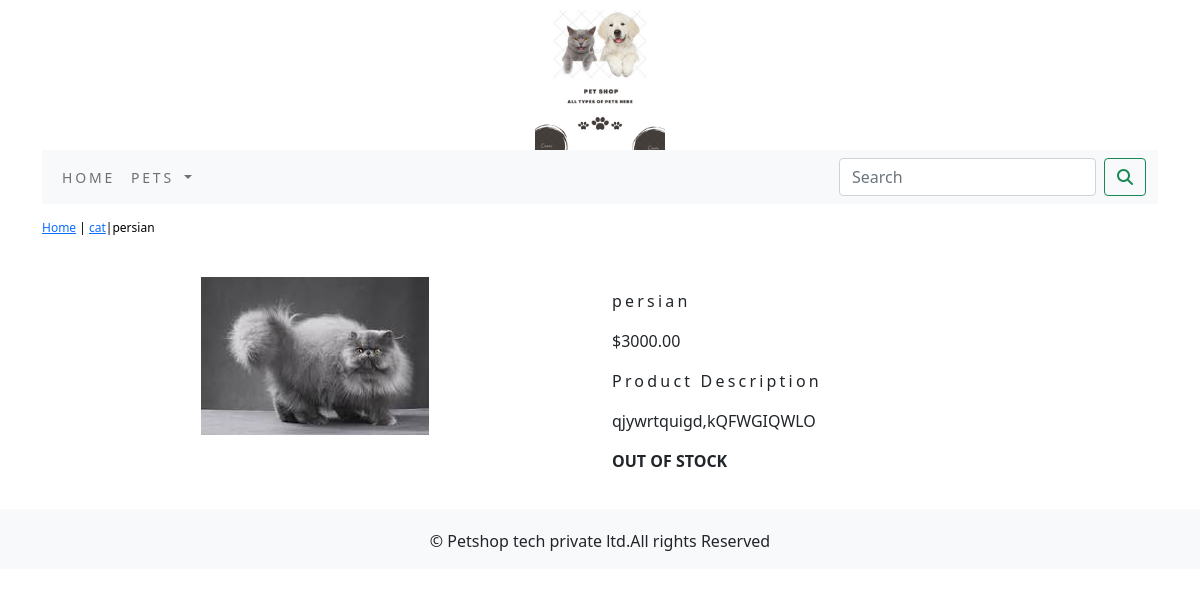
Screenshot of /shop/cat/persian/ with the database file from the repository.
### shop/models.py (models this page shows, shortened)
class Product(models.Model):
    name=models.CharField(max_length=250,unique=True)
    slug=models.SlugField(max_length=250,unique=True)
    description=models.TextField(blank=True)
    price=models.DecimalField(max_digits=10,decimal_places=2)
    category=models.ForeignKey(Category,on_delete=models.CASCADE)
    image=models.ImageField(upload_to='product',blank=True)
    stock=models.IntegerField()
    available=models.BooleanField(default=True)
    created=models.DateTimeField(auto_now_add=True)
    updated=models.DateTimeField(auto_now=True)
    class Meta:
        ordering=('name',)
        verbose_name='product'
        verbose_name_plural='products'

class Category(models.Model):
    name=models.CharField(max_length=250,unique=True)
    slug=models.SlugField(max_length=250,unique=True)
    description=models.TextField(blank=True)
    image=models.ImageField(upload_to='category',blank=True)
    class Meta:
         ordering=('name',)
         verbose_name='category'
         verbose_name_plural='categories'
    def get_url(self):
        return reverse('shop:products_by_category',args=[self.slug])
    def __str__(self):
         return '{}'.format(self.name)

### shop/views.py (the view)
# urls.py: path('<slug:c_slug>/<slug:product_slug>/',views.proDetail,name='prodCatdetail')
def proDetail(request,c_slug,product_slug):
    try:
        product=Product.objects.get(category__slug=c_slug,slug=product_slug)
    except Exception as e:
        raise e
    return render (request,'product.html',{'product':product})

### cart/context_processors.py (called while the page is built)
def counter(request):
    item_count=0
    if 'admin' in request.path:
        return {}
    else:
        try:
            cart=Cart.objects.filter(cart_id=_cart_id(request))
            car_items=CartItem.objects.all().filter(cart=cart[:1])
            for cart_item in car_items:
                item_count += cart_item.quantity
        except Cart.DoesNotExist:
            item_count =0
    return dict(item_count=item_count)

### cart/views.py (called while the page is built)
def _cart_id(request):
    cart=request.session.session_key
    if not cart:
        cart=request.session.create()
    return cart

### shop/context_processors.py (called while the page is built)
def menu_links(request):
    links=Category.objects.all()
    return dict(links=links)

### template/product.html (shortened to what this page needs)
{% extends 'base.html' %}
{% load static %}
{% block content %}
<div class="row my_prod_row_class">
    <div class="mx_auto">
        <p> <a href="{% url 'shop:allProdCat' %}">Home</a> | <a href="{{product.category.get_url}}">{{product.category}}</a>|{{product.name}}</p>
    </div>
<div class="container">
<br>
<div class="row">
    <div class="col-12 col-sm-12 col-md-12 col-lg-6 text-center">
        <div style="min-width:18rem">
            <img src="{{product.image.url}}" alt="{{product.name}}">
        </div>
    </div>
        <div class="col-12 col-sm-12 col-md-12 col-lg-6">
            <div>
            <h1 class="my_prod_title">{{product.name}}</h1>
            <p>${{product.price}}</p>
            <p class="my_title">Product Description</p>
            <p class="text-justify my_prod_text">{{product.description}}</p>
            {% if product.stock <= 0 %}
            <p class="text-justify my_prod_text"><b>OUT OF STOCK</b></p>
            {% else %}
            <a class="btn btn-secondary" href="{% url 'cart:add_cart' product.id %}">Add to Cart</a>
            {% endif %}
        </div>
    </div>
</div>
</div>
</div>
{% endblock %}

### static/css/custom.css (style rules this page uses)
body { font-family: 'Roboto', sans-serif; }
.my_title { font-size:16px; text_transform:uppercase; letter-spacing:.2em; }
.my_prod_row_class { padding-top:15px; padding-bottom:20px }
.my_prod_row_class .mx_auto { color:#000; font-size:12px; text-decoration:none; }
.my_prod_title { font-size:16px; text_transform:uppercase; letter-spacing:.2em; padding-top:15px; padding-bottom:10px; }
.my_prod_text { padding-right:20px; }

### rows the page displays
Product: category "cat", name "persian", image (picture), price "3000.00", description "qjywrtquigd,kQFWGIQWLO"
